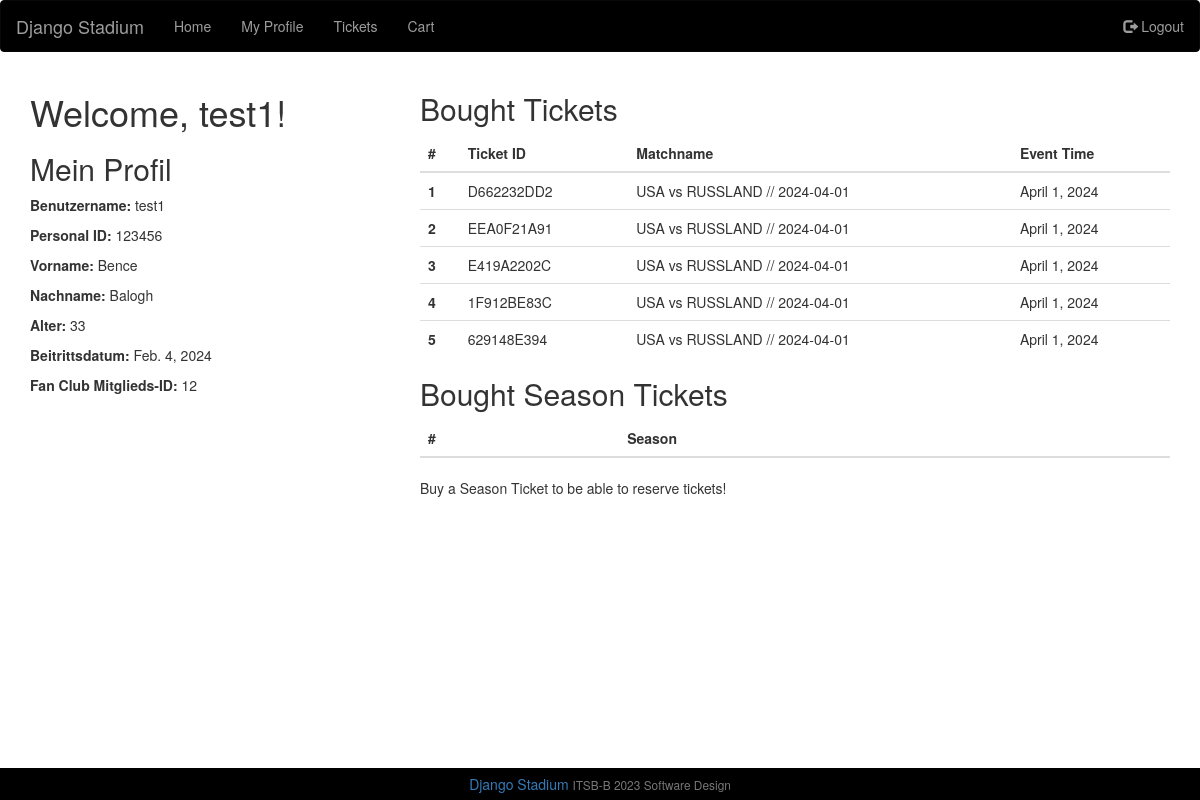
/myprofile/ (signed in), run on an earlier commit of the app's database.
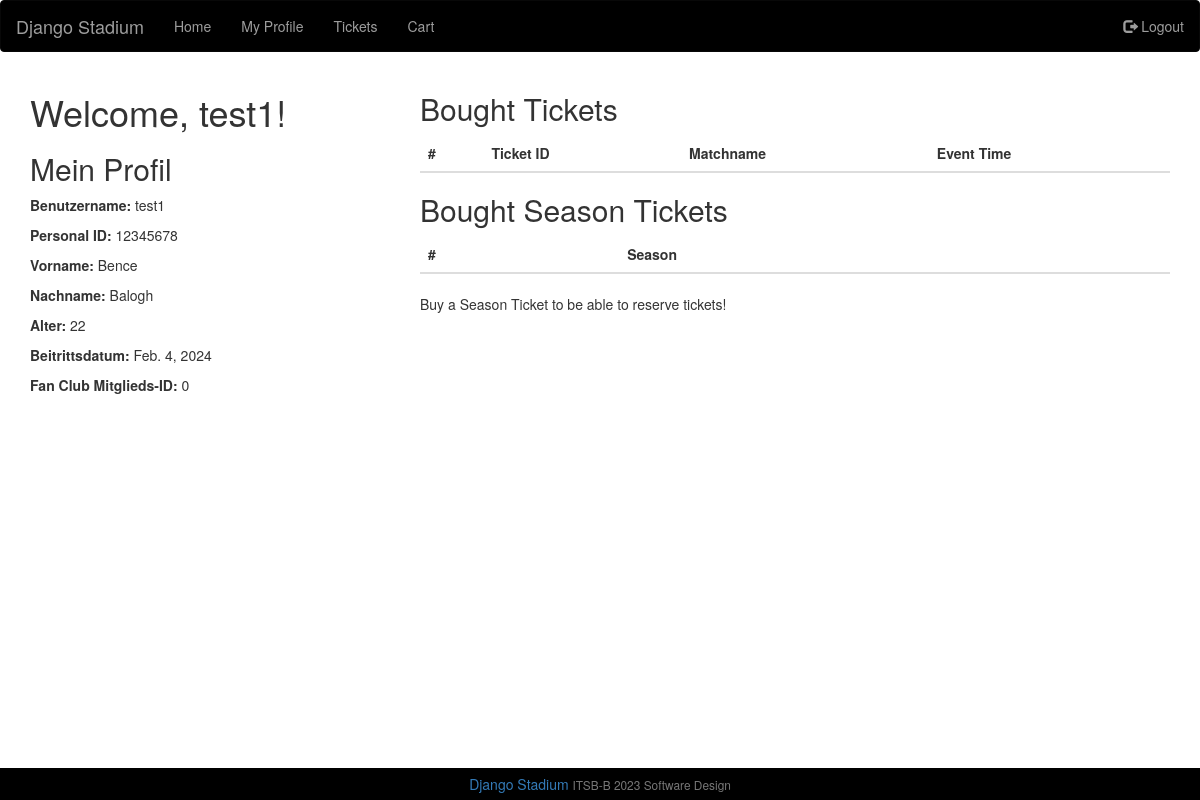
And on a later commit of the database.
### Customers/models.py (models this page shows, shortened)
class ShopCustomer(models.Model):
    user = models.OneToOneField(User, unique=True, related_name='customer', on_delete=models.CASCADE, null=True)
    personalid = models.CharField(max_length=30, primary_key=True)
    firstName = models.CharField(max_length=50, null=True, blank=True)
    lastName = models.CharField(max_length=50, null=True, blank=True)
    age = models.IntegerField(null=True, blank=True)
    joined = models.DateField(auto_now_add=True)
    fanClubMemberid = models.CharField(max_length=10, null=True, blank=True)
    reservations = models.IntegerField(default=0)
    seasonticketholder = models.BooleanField(default=False)

### Ticketshop/models.py (models this page shows, shortened)
class BaseTicket(Ticket):
    class Meta:
        swappable = "PRODUCT_MODEL"
        db_table = "products_base"

class MyTicket(BaseTicket):
    class Meta:
        db_table = "pages_ticketbase"
    price = models.IntegerField(default=30)
    used = models.BooleanField(auto_created=True, default=False)
    seasonCard = models.ForeignKey(SeasonTicket, on_delete=models.PROTECT,  null=True, blank=True)
    matchEvent = models.ForeignKey(MatchStadium, on_delete=models.PROTECT)
    bought = models.BooleanField(default=False)
    reserved = models.BooleanField(default=False)
    buyer = models.ForeignKey(ShopCustomer, on_delete=models.PROTECT, null=True, blank=True)

class BaseTicket(Ticket):
    class Meta:
        swappable = "PRODUCT_MODEL"
        db_table = "products_base"

class MatchStadium(models.Model):
    capacity = models.IntegerField(default=30)
    section = models.CharField(max_length=2, default="A")
    matchname = models.ForeignKey(Match, on_delete=models.CASCADE)

class Match(models.Model):
    season = models.CharField(max_length=50)
    matchName = models.CharField(max_length=50)
    eventTime = models.DateField(default=(datetime.now() + relativedelta(months=1)).date()) # Makes it a nice DateField in the admin panel
    def __str__(self):
        return f"{self.matchName} // {self.eventTime}"

### Pages/views.py (the view)
# urls.py: path('myprofile/', views.myprofile, name='myprofile'),
def myprofile(request):
    if request.user.is_authenticated: # otherwise doesnt appear the site well
      reserved_tickets = MyTicket.objects.filter(reserved=True, buyer=request.user.customer.personalid)
      bought_tickets = MyTicket.objects.filter(bought=True, buyer=request.user.customer.personalid)
      bought_seasontickets = SeasonTicket.objects.filter(buyer=request.user.customer.personalid)
    else:
        bought_tickets = None
        reserved_tickets = None
        bought_seasontickets = None
    return render(request, 'MyProfile.html', {'reserved_tickets': reserved_tickets, 'bought_tickets': bought_tickets, 'bought_seasontickets': bought_seasontickets})

### Pages/templates/MyProfile.html (shortened to what this page needs)
{% extends 'MainPage.html' %}
{% load static %}
    {% block content %}
    <div class="container">
        {% if user.is_authenticated %}
            <div class="row">
                <div class="col-md-4">
                  <h1>Welcome, {{ user.username }}!</h1>
                    <h2>Mein Profil</h2>
                    <p><strong>Benutzername:</strong> {{ user.username }}</p>
                    <p><strong>Personal ID:</strong> {{ user.customer.personalid }}</p>
                    <p><strong>Vorname:</strong> {{ user.customer.firstName }}</p>
                    <p><strong>Nachname:</strong> {{ user.customer.lastName }}</p>
                    <p><strong>Alter:</strong> {{ user.customer.age }}</p>
                    <p><strong>Beitrittsdatum:</strong> {{ user.customer.joined }}</p>
                    <p><strong>Fan Club Mitglieds-ID:</strong> {{ user.customer.fanClubMemberid }}</p>
                </div>
                <div class="col-md-8">
                    <h2>Bought Tickets</h2>
            <table class="table">
                <thead>
                  <tr>
                    <th scope="col">#</th>
                    <th scope="col">Ticket ID</th>
                    <th scope="col">Matchname</th>
                    <th scope="col">Event Time</th>
                  </tr>
                </thead>
                {% for ticket in bought_tickets %}
                <tr>
                    <th scope="row">{{ forloop.counter }}</th>
                    <td>{{ ticket.Ticketid }}</td>
                    <td>{{ ticket.matchEvent.matchname }}</td>
                    <td>{{ ticket.matchEvent.matchname.eventTime }}</td>
                </tr>
                {% endfor %}
              </table>
              <h2>Bought Season Tickets</h2>
              <table class="table">
                  <thead>
                    <tr>
                      <th scope="col">#</th>
                      <th scope="col">Season</th>
                    </tr>
                  </thead>
                </table>
                {% if user.customer.seasonticketholder %}
                <table class="table">
                  <thead>
                    <tr>
                      <th scope="col">#</th>
                      <th scope="col">Ticket ID</th>
                      <th scope="col">Matchname</th>
                      <th scope="col">Event Time</th>
                      <th scope="col"></th>
                    </tr>
                  </thead>
                  <h2>Reserved Tickets</h2>
                  {% for ticket in reserved_tickets %}
                  <tr>
                      <th scope="row">{{ forloop.counter }}</th>
                      <td>{{ ticket.Ticketid }}</td>
                      <td>{{ ticket.matchEvent.matchname }}</td>
                      <td>{{ ticket.matchEvent.matchname.eventTime }}</td>
                      <td>
                    <form method="post" action="{% url 'buy_reservation' ticket.Ticketid %}">
                        {% csrf_token %}
                        <input type="hidden" name="ticket_id" value="{{ ticket.Ticketid }}">
                        <input type="submit" value="Buy">
                    </form>
                    </td>
                    <td>
                        <form method="post" action="{% url 'cancel_reservation' ticket.Ticketid %}">
                          {% csrf_token %}
                          <input type="hidden" name="ticket_id" value="{{ ticket.Ticketid }}">
                          <input type="submit" value="Cancel Reservation" onclick="return confirm('Are you sure you want to cancel this reservation?');">
                      </form>
                      </td>
                  </tr>
                  {% endfor %}
                </table>
                {% else %}
                  <p>Buy a Season Ticket to be able to reserve tickets!</p>
                {% endif %}
        {% else %}
            <p>You must <a href="{% url 'login' %}">log in</a> to view your profile.</p>
        {% endif %}
    </div>
    {% endblock %}

### Pages/templates/MainPage.html (shortened to what this page needs)
{% load static %}
<!DOCTYPE html>
<html lang="en">
<head>
  <link rel="stylesheet" href="https://maxcdn.bootstrapcdn.com/bootstrap/3.4.1/css/bootstrap.min.css">
</head>
<body>
	<header>
		<nav class="navbar navbar-inverse" style="background-color: black;">
		  <div class="container-fluid">
			<div class="navbar-header">
			  <a class="navbar-brand" href="#">Django Stadium</a>
			</div>
			<ul class="nav navbar-nav">
				<li><a href="{% url 'main' %}">Home</a></li>
				<li><a href="{% url 'myprofile' %}">My Profile</a></li>
				<li><a href="{% url 'shop' %}">Tickets</a></li>
				{% if user.is_authenticated %}
				<li><a href="{% url 'cart' %}">Cart</a></li>
				{% endif %}
			</ul>
			<ul class="nav navbar-nav navbar-right">
				{% if user.is_authenticated %}
					<li><a href="{% url 'logout' %}"><span class="glyphicon glyphicon-log-out"></span> Logout</a></li>
				{% else %}
					<li><a href="{% url 'register' %}"><span class="glyphicon glyphicon-user"></span> Sign Up</a></li>
					<li><a href="{% url 'login' %}"><span class="glyphicon glyphicon-log-in"></span> Login</a></li>
				{% endif %}
			</ul>
		  </div>
		</nav>
		</header>
<section>
    {% block content %}{% endblock %}
</section>
<footer style="position: fixed; left: 0; bottom: 0; width: 100%; padding: 0.5%; background-color: black; color: black; text-align: center;">
        <div class="col-12 col-md">
        <a href="#">Django Stadium</a>
        <small class="d-block mb-3 text-muted">ITSB-B 2023 Software Design</small>
        </div>
</footer>
</body>
</html>

What changed in the data, as far as the page shows it:
removed MyTicket: Ticketid "D662232DD2", matchEvent.matchname "USA vs RUSSLAND // 2024-04-01", matchEvent.matchname.eventTime "April 1, 2024"
removed MyTicket: Ticketid "EEA0F21A91", matchEvent.matchname "USA vs RUSSLAND // 2024-04-01", matchEvent.matchname.eventTime "April 1, 2024"
removed MyTicket: Ticketid "E419A2202C", matchEvent.matchname "USA vs RUSSLAND // 2024-04-01", matchEvent.matchname.eventTime "April 1, 2024"
removed MyTicket: Ticketid "1F912BE83C", matchEvent.matchname "USA vs RUSSLAND // 2024-04-01", matchEvent.matchname.eventTime "April 1, 2024"
removed MyTicket: Ticketid "629148E394", matchEvent.matchname "USA vs RUSSLAND // 2024-04-01", matchEvent.matchname.eventTime "April 1, 2024"
Also different on the page:
{{ user.customer.personalid }}: "123456" → "12345678"
{{ user.customer.age }}: "33" → "22"
{{ user.customer.fanClubMemberid }}: "12" → "0"
